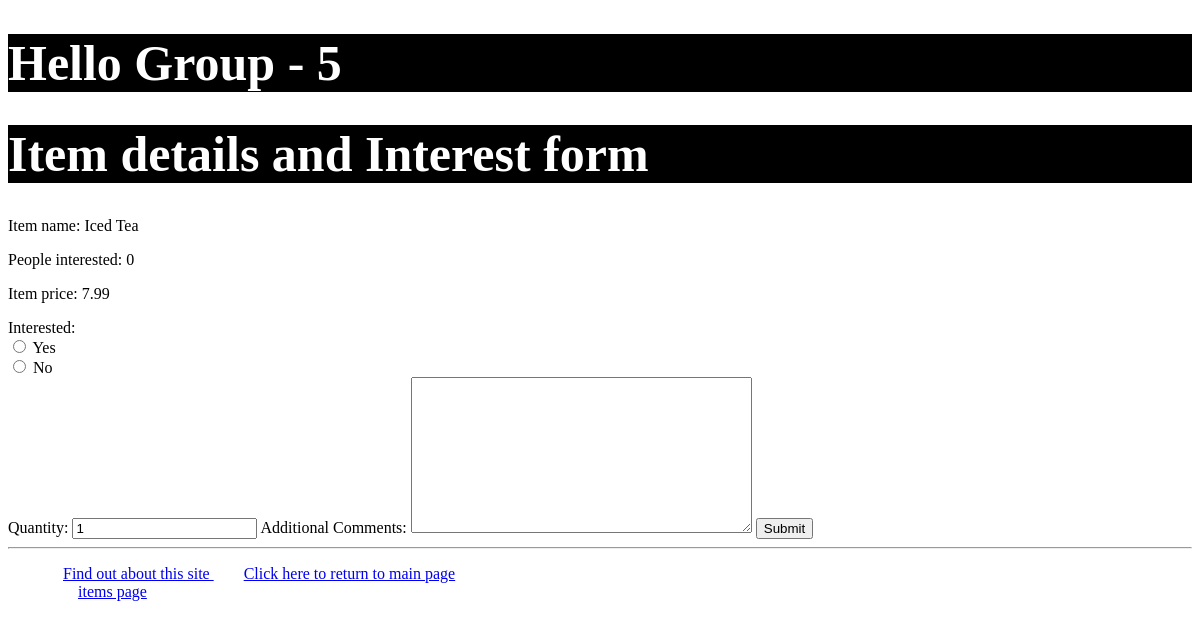
Page /items/1 on the committed database.
### myapp1/models.py (models this page shows, shortened)
class Item(models.Model):
    type = models.ForeignKey(Type, related_name='items', on_delete=models.CASCADE)
    name = models.CharField(max_length=200)
    price = models.DecimalField(max_digits=10, decimal_places=2)
    stock = models.PositiveIntegerField(default=100)
    available = models.BooleanField(default=True)
    product_description = models.TextField(blank=True)
    interested = models.PositiveIntegerField(default=0)

### myapp1/views.py (the view)
# urls.py: path('items/<int:item_id>', views.itemdetail, name='itemdetail'),
def itemdetail(request, item_id):
    item = Item.objects.get(id=item_id)
    msg = ''
    if request.method == 'POST':
        form = InterestForm(request.POST)
        if form.is_valid():
            msg = 'Your interest is "{}" in item "{}" with quantity "{}" and comments "{}"'
            interest = form.cleaned_data['interested']
            quantity = form.cleaned_data['quantity']
            comments = form.cleaned_data['comments']
            msg = msg.format(interest, item.name, quantity, comments)
    else:
        form = InterestForm()
    return render(request, 'myApp1/itemdetail.html', {'form': form, 'item': item, 'msg': msg})

### myapp1/forms.py
class InterestForm(forms.Form):
    interested = forms.ChoiceField(widget=forms.RadioSelect(), choices=((1, 'Yes'), (0, 'No')))
    quantity = forms.IntegerField(initial=1, min_value=1)
    comments = forms.CharField(label='Additional Comments', widget=forms.Textarea(), required=False)

### templates/myapp1/itemdetail.html (shortened to what this page needs)
{% extends "myapp1/base.html" %}
{% block body_block %}
    {% if item.stock %}
        <h1>Item details and Interest form</h1>
        <p> Item name: {{ item.name }} </p>
        <p> People interested: {{ item.interested }} </p>
        <p> Item price: {{ item.price }} </p>
        <form action="{% url "myapp1:itemdetail" item_id=item.id %}" method="post">
            {{ form }}
            <input type="submit" value="Submit">
        </form>
    {% else %}
        <strong> No stock available for the item! </strong>
    {% endif %}
{% endblock %}

### myapp1/static/myapp1/style.css (style rules this page uses)
h1 { background-color: black; color: white; font-size: 50px; text-decoration-color: darkgoldenrod; position: relative; font-family: "Bahnschrift"; }

### rows in the picture
Item: name "Iced Tea", interested "0", price "7.99"
